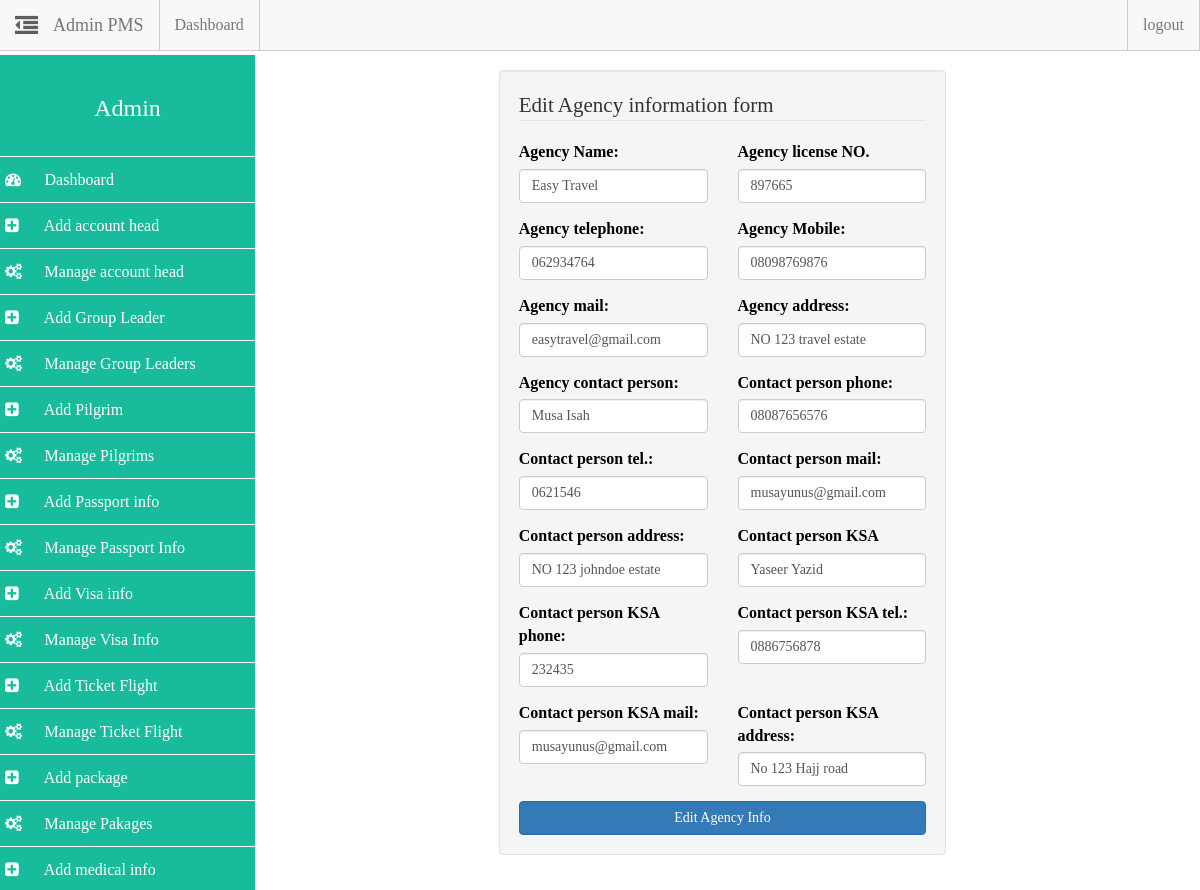
Screenshot of /admin/admin.php?action=edit_agency_info&id=1 (signed in) with the database file from the repository.
### tables this page shows
CREATE TABLE `agency_info` (
  `a_name` varchar(100) DEFAULT NULL,
  `a_license_no` int(15) DEFAULT NULL,
  `a_tel_no` varchar(22) DEFAULT NULL,
  `a_mob_no` varchar(16) DEFAULT NULL,
  `a_mail` varchar(34) DEFAULT NULL,
  `a_add` varchar(200) DEFAULT NULL,
  `a_contact_person` varchar(200) DEFAULT NULL,
  `a_contact_person_mob` varchar(20) DEFAULT NULL,
  `a_contact_person_tel` varchar(22) DEFAULT NULL,
  `a_contact_person_mail` varchar(44) DEFAULT NULL,
  `a_contact_person_add` varchar(200) DEFAULT NULL,
  `a_contact_person_ksa` varchar(55) DEFAULT NULL,
  `a_contact_person_ksa_mob` varchar(22) DEFAULT NULL,
  `a_contact_person_ksa_tel` varchar(22) DEFAULT NULL,
  `a_contact_person_ksa_mail` varchar(55) DEFAULT NULL,
  `a_contact_person_ksa_add` varchar(200) DEFAULT NULL,
  `a_id` int(11) NOT NULL
);

### admin/includes/edit_agency_info.php (the view, shortened to what this page needs)
<?php
$pid = $_GET["id"];
$query = mysqli_query($dbc, "SELECT * FROM agency_info WHERE a_id='$pid'");
$data = mysqli_fetch_array($query);
?>
<div class="row">
	<div class="col-md-6 col-md-offset-3">
		<div class="well">
			<form action="admin.php?action=edit_agency_info&id=<?php echo $pid; ?>" method="POST">
				<fieldset>
					<legend>Edit Agency information form</legend>
					<div class="row">
						<div class="col-md-6">
							<div class="form-group">
								<label for="a_name">Agency Name:</label>
								<input type="text" name="a_name" id="a_name" value="<?php echo $data['a_name']; ?>" class="form-control" placeholder="Agency name" required>
							</div>
						</div>
						<div class="col-md-6">
							<div class="form-group">
								<label for="a_license_no">Agency license NO.</label>
								<input type="text" name="a_license_no" id="a_license_no" value="<?php echo $data['a_license_no']; ?>" class="form-control" placeholder="lincense number" required>
							</div>
						</div>
					</div>
					<div class="row">
						<div class="col-md-6">
							<div class="form-group">
								<label for="a_tel_no">Agency telephone:</label>
								<input type="text" name="a_tel_no" id="a_tel_no" value="<?php echo $data['a_tel_no']; ?>" class="form-control" placeholder="telephone number">
							</div>
						</div>
						<div class="col-md-6">
							<div class="form-group">
								<label for="a_mob_no">Agency Mobile:</label>
								<input type="text" name="a_mob_no" id="a_mob_no" value="<?php echo $data['a_mob_no']; ?>" class="form-control" placeholder="phone number" required>
							</div>
						</div>
					</div>
					<div class="row">
						<div class="col-md-6">
							<div class="form-group">
								<label for="a_mail">Agency mail:</label>
								<input type="email" name="a_mail" id="a_mail" value="<?php echo $data['a_mail']; ?>" class="form-control" placeholder="you@yourmail.com" required>
							</div>
						</div>
						<div class="col-md-6">
							<div class="form-group">
								<label for="a_add">Agency address:</label>
								<input type="text" name="a_add" id="a_add" value="<?php echo $data['a_add']; ?>" class="form-control" placeholder="contact address" required>
							</div>
						</div>
					</div>
					<div class="row">
						<div class="col-md-6">
							<div class="form-group">
								<label for="a_contact_person">Agency contact person:</label>
								<input type="text" name="a_contact_person" id="a_contact_person" value="<?php echo $data['a_contact_person']; ?>" class="form-control" placeholder="contact person name" required>
							</div>
						</div>
						<div class="col-md-6">
							<div class="form-group">
								<label for="a_contact_person_mob">Contact person phone:</label>
								<input type="tel" name="a_contact_person_mob" id="a_contact_person_mob" value="<?php echo $data['a_contact_person_mob'] ?>" class="form-control" placeholder="phone number" required>
							</div>
						</div>
					</div>
					<div class="row">
						<div class="col-md-6">
							<div class="form-group">
								<label for="a_contact_person_tel">Contact person tel.:</label>
								<input type="text" name="a_contact_person_tel" id="a_contact_person_tel" value="<?php echo $data['a_contact_person_tel']; ?>" class="form-control" placeholder="telephone number">
							</div>
						</div>
						<div class="col-md-6">
							<div class="form-group">
								<label for="a_contact_person_mail">Contact person mail:</label>
								<input type="text" name="a_contact_person_mail" id="a_contact_person_mail" value="<?php echo $data['a_contact_person_mail']; ?>" class="form-control" placeholder="you@yourmail.com" required>
							</div>
						</div>
					</div>
					<div class="row">
						<div class="col-md-6">
							<div class="form-group">
								<label for="a_contact_person_add">Contact person address:</label>
								<input type="text" name="a_contact_person_add" id="a_contact_person_add" value="<?php echo $data['a_contact_person_add']; ?>" class="form-control" placeholder="address" required>
							</div>
						</div>
						<div class="col-md-6">
							<div class="form-group">
								<label for="a_contact_person_ksa">Contact person KSA</label>
								<input type="text" name="a_contact_person_ksa" id="a_contact_person_ksa" value="<?php echo $data['a_contact_person_ksa']; ?>" class="form-control" placeholder="contact person name" required>
							</div>
						</div>
					</div>
					<div class="row">
						<div class="col-md-6">
							<div class="form-group">
								<label for="a_contact_person_ksa_mob">Contact person KSA phone:</label>
								<input type="text" name="a_contact_person_ksa_mob" id="a_contact_person_ksa_mob" value="<?php echo $data['a_contact_person_ksa_mob']; ?>" class="form-control" placeholder="phone number" required>
							</div>
						</div>
						<div class="col-md-6">
							<div class="form-group">
								<label for="a_contact_person_ksa_tel">Contact person KSA tel.:</label>
								<input type="tel" name="a_contact_person_ksa_tel" id="a_contact_person_ksa_tel" value="<?php echo $data['a_contact_person_ksa_tel']; ?>" class="form-control" placeholder="telephone number">
							</div>
						</div>
					</div>
					<div class="row">
						<div class="col-md-6">
							<div class="form-group">
								<label for="a_contact_person_ksa_mail">Contact person KSA mail:</label>
								<input type="email" name="a_contact_person_ksa_mail" id="a_contact_person_ksa_mail" value="<?php echo $data['a_contact_person_mail']; ?>" class="form-control" placeholder="you@yourmail.com" required>
							</div>
						</div>
						<div class="col-md-6">
							<div class="form-group">
								<label for="a_contact_person_ksa_add">Contact person KSA address:</label>
								<input type="text" name="a_contact_person_ksa_add" id="a_contact_person_ksa_add" value="<?php echo $data['a_contact_person_ksa_add']; ?>" class="form-control" placeholder="contact person KSA address" required>
							</div>
						</div>
					</div>
					<button type="submit" name="edit_agency_info" class="btn btn-primary btn-block">Edit Agency Info</
						button>
				</fieldset>
			</form>
		</div>
	</div>
</div>

### assets/css/styles.css (style rules this page uses)
html { color: #222; font-size: 1em; line-height: 1.4; }
fieldset { border: 0; margin: 0; padding: 0; }
body { padding-top: 55px; font-family: ubuntu; font-size: 100%; color: #000 !important; }

### assets/css/sidebar.css (style rules this page uses)
* { box-sizing: border-box; -webkit-box-sizing: border-box; -moz-box-sizing: border-box; }
body { padding-top: 55px; }

### rows the page displays
agency_info: a_name "Easy Travel", a_license_no "897665", a_tel_no "062934764", a_mob_no "08098769876", a_mail "easytravel@gmail.com", a_add "NO 123 travel estate", a_contact_person "Musa Isah", a_contact_person_mob "08087656576", a_contact_person_tel "0621546", a_contact_person_mail "musayunus@gmail.com", a_contact_person_add "NO 123 johndoe estate", a_contact_person_ksa "Yaseer Yazid", a_contact_person_ksa_mob "232435", a_contact_person_ksa_tel "0886756878", a_contact_person_ksa_mail "musayunus@gmail.com", a_contact_person_ksa_add "No 123 Hajj road"
